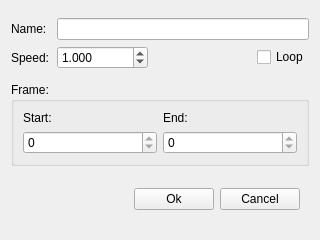
<?xml version="1.0" encoding="UTF-8"?>
<ui version="4.0">
 <class>ModelAnimationSequences</class>
 <widget class="QDialog" name="ModelAnimationSequences">
  <property name="geometry">
   <rect>
    <x>0</x>
    <y>0</y>
    <width>320</width>
    <height>240</height>
   </rect>
  </property>
  <property name="windowTitle">
   <string>Animation Sequece</string>
  </property>
  <layout class="QVBoxLayout" name="verticalLayout">
   <item>
    <widget class="QWidget" name="widget_4" native="true">
     <property name="sizePolicy">
      <sizepolicy hsizetype="Preferred" vsizetype="Maximum">
       <horstretch>0</horstretch>
       <verstretch>0</verstretch>
      </sizepolicy>
     </property>
     <layout class="QGridLayout" name="gridLayout_2">
      <property name="leftMargin">
       <number>0</number>
      </property>
      <property name="topMargin">
       <number>0</number>
      </property>
      <property name="rightMargin">
       <number>0</number>
      </property>
      <property name="bottomMargin">
       <number>0</number>
      </property>
      <item row="0" column="0">
       <widget class="QLabel" name="label">
        <property name="minimumSize">
         <size>
          <width>40</width>
          <height>0</height>
         </size>
        </property>
        <property name="text">
         <string>Name:</string>
        </property>
       </widget>
      </item>
      <item row="1" column="0">
       <widget class="QLabel" name="label_2">
        <property name="sizePolicy">
         <sizepolicy hsizetype="Minimum" vsizetype="Preferred">
          <horstretch>0</horstretch>
          <verstretch>0</verstretch>
         </sizepolicy>
        </property>
        <property name="text">
         <string>Speed:</string>
        </property>
       </widget>
      </item>
      <item row="1" column="1">
       <widget class="QWidget" name="widget_3" native="true">
        <layout class="QHBoxLayout" name="horizontalLayout_2">
         <property name="leftMargin">
          <number>0</number>
         </property>
         <property name="topMargin">
          <number>0</number>
         </property>
         <property name="rightMargin">
          <number>0</number>
         </property>
         <property name="bottomMargin">
          <number>0</number>
         </property>
         <item>
          <widget class="QDoubleSpinBox" name="txtSpeed">
           <property name="minimumSize">
            <size>
             <width>64</width>
             <height>0</height>
            </size>
           </property>
           <property name="decimals">
            <number>3</number>
           </property>
           <property name="maximum">
            <double>999999999.998999953269958</double>
           </property>
           <property name="singleStep">
            <double>0.100000000000000</double>
           </property>
           <property name="value">
            <double>1.000000000000000</double>
           </property>
          </widget>
         </item>
         <item>
          <spacer name="horizontalSpacer">
           <property name="orientation">
            <enum>Qt::Horizontal</enum>
           </property>
           <property name="sizeHint" stdset="0">
            <size>
             <width>40</width>
             <height>20</height>
            </size>
           </property>
          </spacer>
         </item>
         <item>
          <widget class="QCheckBox" name="chkLoop">
           <property name="text">
            <string>Loop</string>
           </property>
          </widget>
         </item>
        </layout>
       </widget>
      </item>
      <item row="0" column="1">
       <widget class="QLineEdit" name="txtName"/>
      </item>
     </layout>
    </widget>
   </item>
   <item>
    <widget class="QGroupBox" name="groupBox_2">
     <property name="sizePolicy">
      <sizepolicy hsizetype="Preferred" vsizetype="Maximum">
       <horstretch>0</horstretch>
       <verstretch>0</verstretch>
      </sizepolicy>
     </property>
     <property name="title">
      <string>Frame:</string>
     </property>
     <layout class="QVBoxLayout" name="verticalLayout_2">
      <property name="leftMargin">
       <number>9</number>
      </property>
      <property name="topMargin">
       <number>9</number>
      </property>
      <property name="rightMargin">
       <number>9</number>
      </property>
      <property name="bottomMargin">
       <number>9</number>
      </property>
      <item>
       <widget class="QWidget" name="widget" native="true">
        <layout class="QGridLayout" name="gridLayout">
         <property name="leftMargin">
          <number>0</number>
         </property>
         <property name="topMargin">
          <number>0</number>
         </property>
         <property name="rightMargin">
          <number>0</number>
         </property>
         <property name="bottomMargin">
          <number>0</number>
         </property>
         <item row="0" column="0">
          <widget class="QLabel" name="lblX">
           <property name="text">
            <string>Start:</string>
           </property>
          </widget>
         </item>
         <item row="0" column="2">
          <widget class="QLabel" name="lblY">
           <property name="text">
            <string>End:</string>
           </property>
          </widget>
         </item>
         <item row="1" column="0">
          <widget class="QSpinBox" name="txtStart">
           <property name="maximum">
            <number>0</number>
           </property>
          </widget>
         </item>
         <item row="1" column="2">
          <widget class="QSpinBox" name="txtEnd">
           <property name="maximum">
            <number>0</number>
           </property>
          </widget>
         </item>
        </layout>
       </widget>
      </item>
     </layout>
    </widget>
   </item>
   <item>
    <widget class="QWidget" name="widget_2" native="true">
     <property name="sizePolicy">
      <sizepolicy hsizetype="Preferred" vsizetype="Maximum">
       <horstretch>0</horstretch>
       <verstretch>0</verstretch>
      </sizepolicy>
     </property>
     <layout class="QHBoxLayout" name="horizontalLayout_4">
      <item>
       <spacer name="horizontalSpacer_3">
        <property name="orientation">
         <enum>Qt::Horizontal</enum>
        </property>
        <property name="sizeHint" stdset="0">
         <size>
          <width>40</width>
          <height>20</height>
         </size>
        </property>
       </spacer>
      </item>
      <item>
       <widget class="QPushButton" name="btnOk">
        <property name="text">
         <string>Ok</string>
        </property>
        <property name="autoDefault">
         <bool>false</bool>
        </property>
       </widget>
      </item>
      <item>
       <widget class="QPushButton" name="btnCancel">
        <property name="text">
         <string>Cancel</string>
        </property>
        <property name="autoDefault">
         <bool>false</bool>
        </property>
       </widget>
      </item>
     </layout>
    </widget>
   </item>
  </layout>
 </widget>
 <tabstops>
  <tabstop>txtName</tabstop>
  <tabstop>txtSpeed</tabstop>
  <tabstop>chkLoop</tabstop>
  <tabstop>txtStart</tabstop>
  <tabstop>txtEnd</tabstop>
  <tabstop>btnOk</tabstop>
  <tabstop>btnCancel</tabstop>
 </tabstops>
 <resources/>
 <connections>
  <connection>
   <sender>btnOk</sender>
   <signal>clicked()</signal>
   <receiver>ModelAnimationSequences</receiver>
   <slot>accept()</slot>
   <hints>
    <hint type="sourcelabel">
     <x>213</x>
     <y>183</y>
    </hint>
    <hint type="destinationlabel">
     <x>174</x>
     <y>106</y>
    </hint>
   </hints>
  </connection>
  <connection>
   <sender>btnCancel</sender>
   <signal>clicked()</signal>
   <receiver>ModelAnimationSequences</receiver>
   <slot>reject()</slot>
   <hints>
    <hint type="sourcelabel">
     <x>294</x>
     <y>183</y>
    </hint>
    <hint type="destinationlabel">
     <x>174</x>
     <y>106</y>
    </hint>
   </hints>
  </connection>
 </connections>
</ui>
